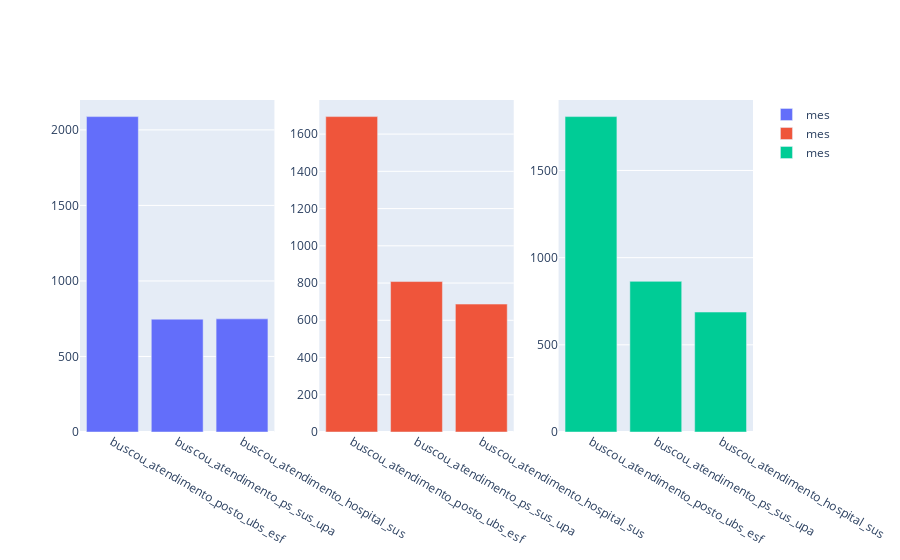

The code cell stored with this chart in its notebook:
### Code cell
import plotly.graph_objects as go
from plotly.subplots import make_subplots
import pandas as pd

# Suponha que você tenha um DataFrame chamado df com as colunas 'Coluna1', 'Coluna2', 'Coluna3' e 'Mes'

# Crie um subplot com 1 linha e 3 colunas (uma para cada mês)
fig = make_subplots(rows=1, cols=3)

# Para cada mês, calcule a soma dos dados que são iguais a 1 para cada coluna e adicione um gráfico de barras ao subplot correspondente
for i, mes in enumerate(df['mes_pesquisa'].unique(), start=1):
    soma_dados = df[df['mes_pesquisa'] == mes][['buscou_atendimento_posto_ubs_esf', 'buscou_atendimento_ps_sus_upa', 'buscou_atendimento_hospital_sus']][df == 1].sum()
    fig.add_trace(go.Bar(x=soma_dados.index, y=soma_dados.values, name=f'mes'), row=1, col=i)

# Mostre o gráfico
fig.show()

### Figure 1 — Plotly figure (JSON) as saved in the notebook; plotly's stock layout.template omitted (floating-point values rounded to 4 significant figures)
{"data": [{"name": "mes", "type": "bar", "x": ["buscou_atendimento_posto_ubs_esf", "buscou_atendimento_ps_sus_upa", "buscou_atendimento_hospital_sus"], "xaxis": "x", "y": [2088, 747, 749], "yaxis": "y"}, {"name": "mes", "type": "bar", "x": ["buscou_atendimento_posto_ubs_esf", "buscou_atendimento_ps_sus_upa", "buscou_atendimento_hospital_sus"], "xaxis": "x2", "y": [1694, 808, 687], "yaxis": "y2"}, {"name": "mes", "type": "bar", "x": ["buscou_atendimento_posto_ubs_esf", "buscou_atendimento_ps_sus_upa", "buscou_atendimento_hospital_sus"], "xaxis": "x3", "y": [1809, 864, 688], "yaxis": "y3"}], "layout": {"xaxis": {"anchor": "y", "domain": [0, 0.2889]}, "xaxis2": {"anchor": "y2", "domain": [0.3556, 0.6444]}, "xaxis3": {"anchor": "y3", "domain": [0.7111, 1]}, "yaxis": {"anchor": "x", "domain": [0, 1]}, "yaxis2": {"anchor": "x2", "domain": [0, 1]}, "yaxis3": {"anchor": "x3", "domain": [0, 1]}}}
